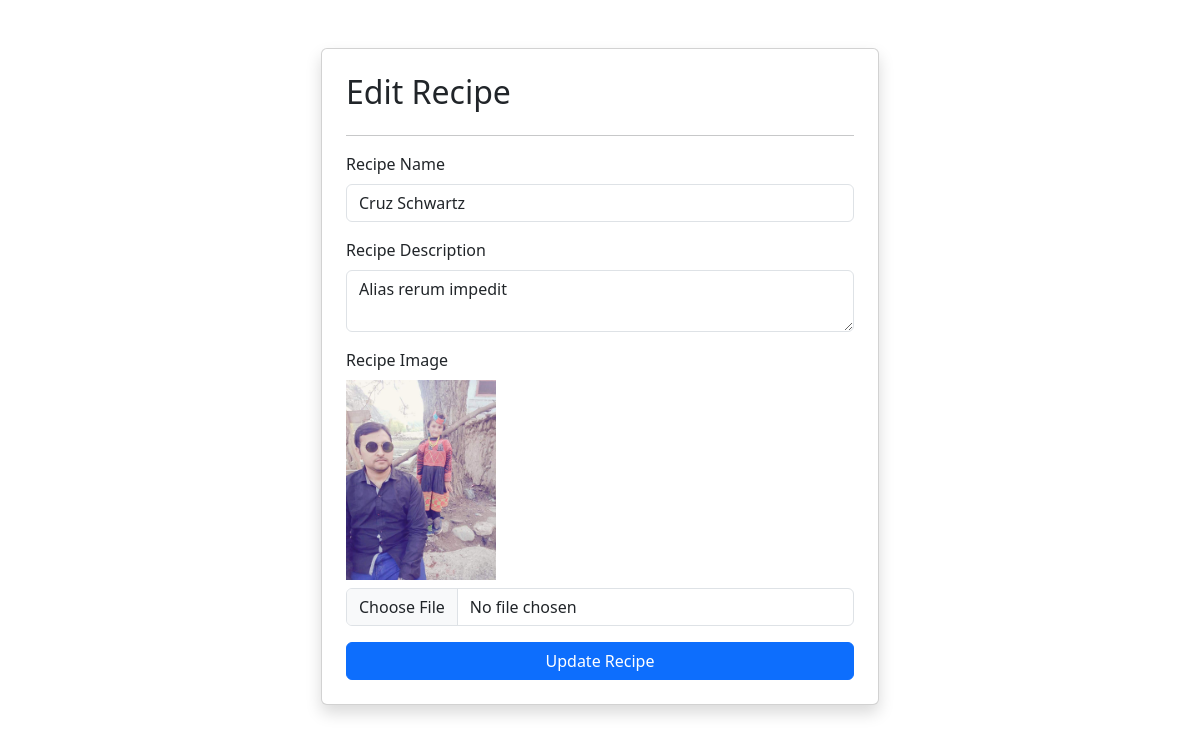
The app's page /recipe/update/6/ with its own data.
### vege/models.py (models this page shows, shortened)
class Recipe(models.Model):
    recipe_name = models.CharField(max_length=100)
    recipe_description = models.TextField()
    recipe_image = models.ImageField(upload_to='recipe')
    recipe_view_count = models.IntegerField(default=1)

### vege/views.py (the view, shortened to what this page needs)
# urls.py: path('recipe/update/<int:id>/', update_recipe, name='update_recipe'),
def update_recipe(request, id):
    recipe = Recipe.objects.get(id=id)
    return render(request, "update_recipe.html", {"recipe": recipe})

### vege/templates/update_recipe.html (shortened to what this page needs)
{% extends "base.html" %}
{% load static %}
{% block start %}
<div class="container mt-5">
    <form class="col-md-6 mx-auto card p-4 shadow" method="post" enctype="multipart/form-data">
        <h2>Edit Recipe</h2>
        <hr>
        <div class="mb-3">
            <label class="form-label">Recipe Name</label>
            <input name="recipe_name" required type="text" class="form-control" value="{{ recipe.recipe_name }}">
        </div>
        <div class="mb-3">
            <label class="form-label">Recipe Description</label>
            <textarea name="recipe_description" required class="form-control">{{ recipe.recipe_description }}</textarea>
        </div>
        <div class="mb-3">
            <label class="form-label">Recipe Image</label><br>
            {% if recipe.recipe_image %}
                <img src="{{ recipe.recipe_image.url }}" width="150" class="mb-2"><br>
            {% endif %}
            <input name="recipe_image" type="file" class="form-control">
        </div>
        <button type="submit" class="btn btn-primary">Update Recipe</button>
    </form>
</div>
{% endblock %}

### records on screen
Recipe: recipe_name "Cruz Schwartz", recipe_description "Alias rerum impedit", recipe_image (picture)
